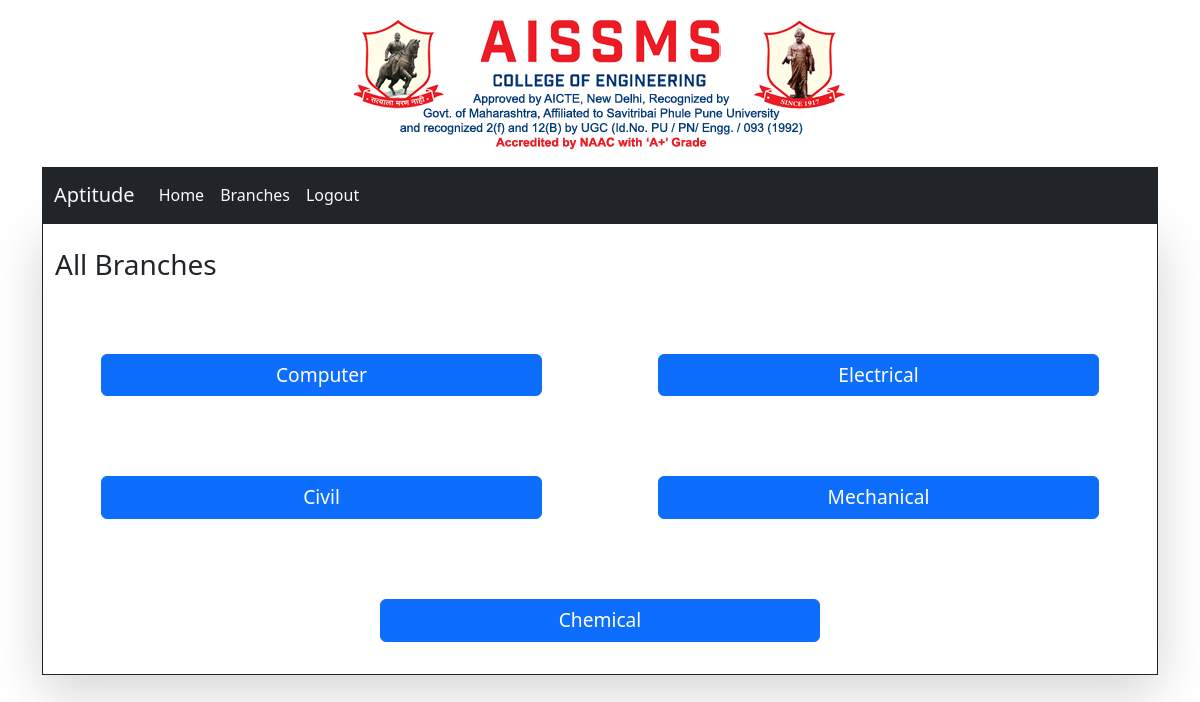
/Branches/ (signed in), run on the app's committed database.
### main/models.py (models this page shows, shortened)
class Branches(models.Model):
    title = models.CharField(max_length=100, default='Select Something')
    class Meta:
        verbose_name_plural='Branch'

### main/views.py (the view)
# urls.py: path('Branches/', views.branches,name='Branches'),
@login_required
def branches(request):
    B_Data = models.Branches.objects.all()
    return render(request,'branches.html',{'data':B_Data})

### templates/branches.html (shortened to what this page needs)
{%extends 'base.html'%}
    {%load static%}
    {%block content%}
    <nav class="navbar navbar-expand-lg bg-dark text-light">
        <div class="container ">
            <a class="navbar-brand text-light">Aptitude</a>
            <div class="collapse navbar-collapse  float-end" id="navbarNavAltMarkup">
                <div class="navbar-nav ">
                    <a class="nav-link text-light" href="{%url 'Home'%}">Home</a>
                    <a class="nav-link text-light" href="{%url 'Branches'%}">Branches</a>
                    {%if user.is_authenticated%}
                    <a class=" nav-link text-light" href="{% url 'logout' %}" >Logout</a>
                    {% endif %}
                </div>
            </div>
        </div>
    </nav>
    <div class='container border border-dark  shadow-lg'>
        <h3 class="my-4">All Branches</h3>
        <div class="row">
            {% for branch in data%}
            <div class="mt-5 mx-auto gap-2 d-grid col-5">
                        <a href="{%url 'all_categories' branch.id%}" style="font-size:larger;" class="btn btn-primary">{{ branch.title}}</a><br>
            </div>
            {%endfor%}
        </div>
    </div>
    {%endblock%}

### data on the page
Branches: title "Computer"
Branches: title "Electrical"
Branches: title "Civil"
Branches: title "Mechanical"
Branches: title "Chemical"
